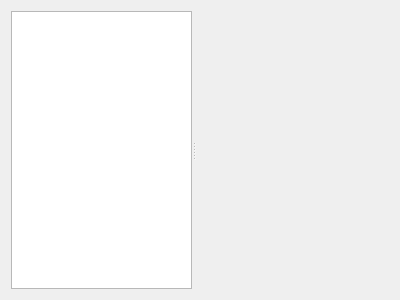
<?xml version="1.0" encoding="UTF-8"?>
<ui version="4.0">
 <class>GammaRay::ResourceBrowser</class>
 <widget class="QWidget" name="GammaRay::ResourceBrowser">
  <property name="geometry">
   <rect>
    <x>0</x>
    <y>0</y>
    <width>400</width>
    <height>300</height>
   </rect>
  </property>
  <layout class="QHBoxLayout" name="horizontalLayout_4">
   <item>
    <widget class="QSplitter" name="splitter_7">
     <property name="orientation">
      <enum>Qt::Horizontal</enum>
     </property>
     <widget class="QTreeView" name="treeView"/>
     <widget class="QStackedWidget" name="stackedWidget">
      <property name="currentIndex">
       <number>1</number>
      </property>
      <widget class="QWidget" name="page_3">
       <layout class="QHBoxLayout" name="horizontalLayout_3">
        <item>
         <widget class="QTextBrowser" name="textBrowser"/>
        </item>
       </layout>
      </widget>
      <widget class="QWidget" name="page_4">
       <layout class="QHBoxLayout" name="horizontalLayout">
        <item>
         <spacer name="horizontalSpacer">
          <property name="orientation">
           <enum>Qt::Horizontal</enum>
          </property>
          <property name="sizeHint" stdset="0">
           <size>
            <width>40</width>
            <height>20</height>
           </size>
          </property>
         </spacer>
        </item>
        <item>
         <widget class="QLabel" name="resourceLabel">
          <property name="text">
           <string/>
          </property>
         </widget>
        </item>
        <item>
         <spacer name="horizontalSpacer_2">
          <property name="orientation">
           <enum>Qt::Horizontal</enum>
          </property>
          <property name="sizeHint" stdset="0">
           <size>
            <width>40</width>
            <height>20</height>
           </size>
          </property>
         </spacer>
        </item>
       </layout>
      </widget>
     </widget>
    </widget>
   </item>
  </layout>
 </widget>
 <resources/>
 <connections/>
</ui>
